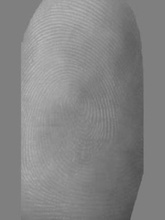
%> input picture Matlab/Images/12.jpg, 165 x 220 px, shrunk from 288 x 384 before the run, given in place of 101_5.tif, which was not available
$ octave testLab1.m   (GNU Octave 9; MATLAB toolbox functions it lacks are replaced by stand-ins)
%> lines starting %> are read from the running program, lines starting %| are printed output that depends on the picture; in (x1, y1, x2, y2) boxes, pixels count from 0 and x2, y2 are one past the last pixel; in counts of white or black regions, pixels touching at a corner belong together; the program's own positions count from 1; pictures that were not available may be replaced by others from this repository, and a replacement may not be noted
%> further down, img is the input picture: size 220x165x3 uint8; min 71, max 185, mean 132.2
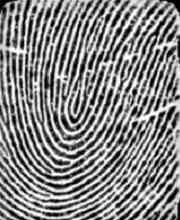
%> input picture Matlab/Images/thumb.jpg, 180 x 220 px
%> further down, img is the input picture: size 220x180x3 uint8; min 0, max 255, mean 132.6
### Matlab/Shared/grayscaleImage.m
function imgGray = grayscaleImage(img)

if (size(img,3)==3)
    imgGray = rgb2gray(img);
else
    imgGray = img;
end

end

### Matlab/Shared/gaborFilterBank.m
function gaborArray = gaborFilterBank(u,v,m,n)
%> called with u = 3, v = 10, m = 20, n = 20

% GABORFILTERBANK generates a custum Gabor filter bank.
% It creates a u by v array, whose elements are m by n matries;
% each matrix being a 2-D Gabor filter.
%
%
% Inputs:
%       u	:	No. of scales (usually set to 5)
%       v	:	No. of orientations (usually set to 8)
%       m	:	No. of rows in a 2-D Gabor filter (an odd integer number usually set to 39)
%       n	:	No. of columns in a 2-D Gabor filter (an odd integer number usually set to 39)
%
% Output:
%       gaborArray: A u by v array, element of which are m by n
%                   matries; each matrix being a 2-D Gabor filter
%
%
% Sample use:
%
% gaborArray = gaborFilterBank(5,8,39,39);
%
%
%   Details can be found in:
%
%   M. Haghighat, S. Zonouz, M. Abdel-Mottaleb, "Identification Using
%   Encrypted Biometrics," Computer Analysis of Images and Patterns,
%   Springer Berlin Heidelberg, pp. 440-448, 2013.
%
%
% (C)	Mohammad Haghighat, University of Miami
%       haghighat@ieee.org
%       I WILL APPRECIATE IF YOU CITE OUR PAPER IN YOUR WORK.

if (nargin ~= 4)    % Check correct number of arguments
    error('There should be four inputs.')
end


%% Create Gabor filters

% Create u*v gabor filters each being an m*n matrix

gaborArray = cell(u,v);
fmax = 0.25;
gama = sqrt(2);
eta = sqrt(2);

for i = 1:u

    fu = fmax/((sqrt(2))^(i-1));
    alpha = fu/gama;
    beta = fu/eta;

    for j = 1:v
        tetav = ((j-1)/v)*pi;
        gFilter = zeros(m,n);
        for x = 1:m
            for y = 1:n
                xprime = (x-((m+1)/2))*cos(tetav)+(y-((n+1)/2))*sin(tetav);
                yprime = -(x-((m+1)/2))*sin(tetav)+(y-((n+1)/2))*cos(tetav);
                gFilter(x,y) = (fu^2/(pi*gama*eta))*exp(-((alpha^2)*(xprime^2)+(beta^2)*(yprime^2)))*exp(1i*2*pi*fu*xprime);
            end
        end
        gaborArray{i,j} = gFilter;
    end
end


%% Show Gabor filters

% [17 lines of commented-out code are left out]

### Matlab/Shared/gaborFeatures.m
function [featureVector, gaborResult, gabourImage] = gaborFeatures(img,gaborArray,d1,d2)
%> called with d1 = 2, d2 = 2

% GABORFEATURES extracts the Gabor features of the image.
% It creates a column vector, consisting of the image's Gabor features.
% The feature vectors are normalized to zero mean and unit variance.
%
%
% Inputs:
%       img         :	Matrix of the input image
%       gaborArray	:	Gabor filters bank created by the function gaborFilterBank
%       d1          :	The factor of downsampling along rows.
%                       d1 must be a factor of n if n is the number of rows in img.
%       d2          :	The factor of downsampling along columns.
%                       d2 must be a factor of m if m is the number of columns in img.
%
% Output:
%       featureVector	:   A column vector with length (m*n*u*v)/(d1*d2).
%                           This vector is the Gabor feature vector of an
%                           m by n image. u is the number of scales and
%                           v is the number of orientations in 'gaborArray'.
%
%
% Sample use:
%
% img = imread('cameraman.tif');
% gaborArray = gaborFilterBank(5,8,39,39);  % Generates the Gabor filter bank
% featureVector = gaborFeatures(img,gaborArray,4,4);   % Extracts Gabor feature vector, 'featureVector', from the image, 'img'.
%
%
%   Details can be found in:
%
%   M. Haghighat, S. Zonouz, M. Abdel-Mottaleb, "Identification Using
%   Encrypted Biometrics," Computer Analysis of Images and Patterns,
%   Springer Berlin Heidelberg, pp. 440-448, 2013.
%
%
% (C)	Mohammad Haghighat, University of Miami
%       haghighat@ieee.org
%       I WILL APPRECIATE IF YOU CITE OUR PAPER IN YOUR WORK.

if (nargin ~= 4)    % Check correct number of arguments
    error('Use correct number of input arguments!')
end

if size(img,3) == 3	% % Check if the input image is grayscale
    img = rgb2gray(img);
end

img = double(img);
%> img: size 220x180 double


%% Filtering

% Filter input image by each Gabor filter
[u,v] = size(gaborArray);
gaborResult = cell(u,v);
for i = 1:u
    for j = 1:v
        gaborResult{i,j} = conv2(img,gaborArray{i,j},'same');
        % J{u,v} = filter2(G{u,v},I);
    end
end
%> after the loop, gaborResult = 30 items


%% Feature Extraction

% Extract feature vector from input image
[n,m] = size(img);
%> n = 220; m = 180
s = (n*m)/(d1*d2);
%> s = 9900
l = s*u*v;
%> l = 297000
featureVector = zeros(l,1);
c = 0;
for i = 1:u
    for j = 1:v

        c = c+1;
        gaborAbs = abs(gaborResult{i,j});
        gaborAbs = downsample(gaborAbs,d1);
        gaborAbs = downsample(gaborAbs.',d2);
        gaborAbs = reshape(gaborAbs.',[],1);

        % Normalized to zero mean and unit variance. (if not applicable, please comment this line)
        gaborAbs = (gaborAbs-mean(gaborAbs))/std(gaborAbs,1);

        featureVector(((c-1)*s+1):(c*s)) = gaborAbs;

    end
end
%> after the loop, c = 30


% result image
gabourImage = zeros(n,m);
for i=1:u
    for j=1:v
        gabourImage = gabourImage + real(gaborResult{i,j});
    end
end
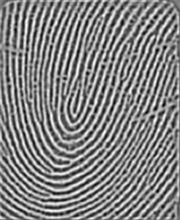
%> gabourImage: size 220x180 double; min -108.1, max 124.9, mean 12.4; drawn with min black and max white
gabourImage = scaleImage(gabourImage, 0, 255);

%% Show filtered images

% [18 lines of commented-out code are left out]

### Matlab/Shared/scaleImage.m
function result = scaleImage(m, x, y)
%> called with x = 0, y = 255

% Normalize to [0, 1]:
result = min(min(m));
%> result = -108.1
range1 = max(max(m)) - result;
%> range1 = 233
m = (m - result) / range1;

if (nargin == 1)
    y = 255;
    x = 0;
end

% Then scale to [x,y]:
range2 = y - x;
result = (m*range2) + x;
result = uint8(result);
%> result: size 220x180 uint8

% [6 lines of commented-out code are left out]

end

### Matlab/Shared/adaptiveThresh.m
% ADAPTIVETHRESH - Wellner's adaptive thresholding
%
% Thresholds an image using a threshold that is varied across the image relative
% to the local mean, or median, at that point in the image.  Works quite well on
% text with shadows
%
% Usage: bw = adaptivethresh(im, fsize, t, filterType, thresholdMode)
%
%        bw = adaptivethresh(im)  (uses default parameter values)
%
% Arguments:  im    - Image to be thresholded.
%
%             fsize - Filter size used to determine the local weighted mean
%                     or local median.
%                     - If the filterType is 'gaussian' fsize specifies the
%                     standard deviation of Gaussian smoothing to be
%                     applied.
%                     - If the filterType is 'median' fsize specifies the
%                     size of the window over which the local median is
%                     calculated.
%
%                     The value for fsize should be large, around one tenth to
%                     one twentieth of the image size.  It defaults to one
%                     twentieth of the maximum image dimension.
%
%             t     - Depending on the value of 'mode' this is the value
%                     expressed as a percentage or fixed amount, relative to
%                     the local average, or median  grey value, below which
%                     the local threshold is set.
%                     Try values in the range -20 to +20.
%                     Use +ve values to threshold dark objects against a
%                     white background.   Use -ve values if you are
%                     thresholding white objects on a predominatly
%                     dark background so that the local threshold is set
%                     above the local mean/median. This parameter defaults to 15.
%
%    filterType     - Optional string specifying smoothing to be used
%                     - 'gaussian' use Gaussian smoothing to obtain local
%                     weighted mean as the  local reference value for setting
%                     the local threshold. This is the default
%                     - 'median' use median filtering to obtain local reference
%                     value for setting the local threshold
%
%    thresholdMode  - Optional string specifying the way the threshold is
%                     defined.
%                     - 'relative' the value of t represents the percentage,
%                     relative to the local average grey value, below which
%                     the local threshold is set. This is the default.
%                     - 'fixed' the value of t represents the fixed grey level
%                     relative to the local average grey value, below which
%                     the local threshold is set.
%
%                     Note that in the 'relative' threshold mode the amount the
%                     threshold differs from the local mean/median will vary in
%                     proportion with the local mean/median.  A small difference
%                     from the local mean in the dark regions of the image will
%                     be more significant than the same difference in a bright
%                     portion of the image.  This will match with human
%                     perception.  However this does mean that the results will
%                     depend on the grey value origin and whether the image
%                     is,say, negated.
%
% The implementation differs from Pierre Wellner's original adaptive
% thresholding algorithm in that he calculated the local weighted mean just
% along the row, or pairs of rows, in the image using a recursive filter.  Here
% we use symmetrical 2D Gaussian smoothing to calculate the local mean.  This is
% slower but more general.  This code also offers the option of using median
% filtering as a robust alternative to the mean (outliers will not influence the
% result) and offers the option of using a fixed threshold relative to the
% mean/median.  Despite the potential advantage of median filtering being
% more robust I find the output from using Gaussian filtering more pleasing.
%
% Reference: Pierre Wellner, "Adaptive Thresholding for the DigitalDesk" Rank
% Xerox Technical Report EPC-1993-110  1993

% Copyright (c) 2008 Peter Kovesi
% School of Computer Science & Software Engineering
% The University of Western Australia
% pk at csse uwa edu au
% http://www.csse.uwa.edu.au/
%
% Permission is hereby granted, free of charge, to any person obtaining a copy
% of this software and associated documentation files (the "Software"), to deal
% in the Software without restriction, subject to the following conditions:
%
% The above copyright notice and this permission notice shall be included in
% all copies or substantial portions of the Software.
%
% The Software is provided "as is", without warranty of any kind.
%
% August 2008

function bw = adaptiveThresh(im, fsize, t, filterType, thresholdMode)
%> called with fsize = 4, t = 1, filterType = 'gaussian', thresholdMode = 'relative'

% Set up default parameter values as needed
if nargin < 2
    fsize = fix(length(im)/20);
end

if nargin < 3
    t = 15;
end

if nargin < 4
    filterType = 'gaussian';
end

if nargin < 5
    thresholdMode = 'relative';
end

% Apply Gaussian or median smoothing
if strncmpi(filterType, 'gaussian', 3)
    g = fspecial('gaussian', 6*fsize, fsize);
    fim = filter2(g, im);
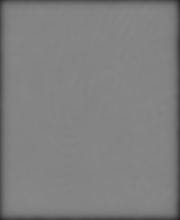
%> fim: size 220x180 double; min 30.53, max 135.1, mean 127.5
elseif strncmpi(filterType, 'median', 3)
    fim = medfilt2(im, [fsize fsize], 'symmetric');
else
    error('Filtertype must be ''gaussian'' or ''median'' ');
end

% Finally apply the threshold
if strncmpi(thresholdMode,'relative',3)
    bw = im > fim*(1-t/100);
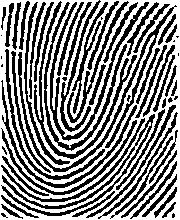
%> bw: size 220x180 logical; 53.2% white; 64 black regions (14 under 20 px), largest, box (x1, y1, x2, y2) and area: (18, 5, 177, 172) 1531, (50, 2, 149, 141) 1200, (1, 114, 155, 216) 1164
elseif  strncmpi(thresholdMode,'fixed',3)
    bw = im > fim-t;
else
    error('mode must be ''relative'' or ''fixed'' ');
end

% make sure the range of values of the image is correct
% i.e don't return the image as 0,1 return in as 0, 255
bw = scaleImage(bw, 0, 255);


end

### Matlab/testLab1.m

clc;

img = imread('./images/101_5.tif');
img = imread('./images/thumb.jpg');
% [4 lines of commented-out code are left out]

imgGs = grayscaleImage(img);
imgAcc = imgGs;
imgAcc = histeq(imgAcc);

% [4 lines of commented-out code are left out]

u = 3; v = 10; m = 20; d2 = 2;
[~, ~, imgAcc] = gaborFeatures(imgAcc,gaborFilterBank(u,v,m,m), d2, d2);
imgAcc = adaptiveThresh(imgAcc, 4, 1, 'gaussian', 'relative');
%imgAcc = scaleImage(bwmorph(imgAcc, 'thin', 'inf'), 0, 255);

% 'bothat', 'branchpoints', 'bridge', 'clean', 'close', 'diag', 'dilate',
% 'endpoints', 'erode', 'fatten', 'fill', 'hbreak', 'majority', 'perim4',
% 'perim8', 'open', 'remove', 'shrink', 'skeleton', 'spur',
% 'thicken', 'thin', 'tophat'
%imgAcc = bwmorph(imgAcc, 'thin', 'inf');
%imgAcc = bwmorph(imgAcc, 'close', 'inf');

%> (the run ends here)
